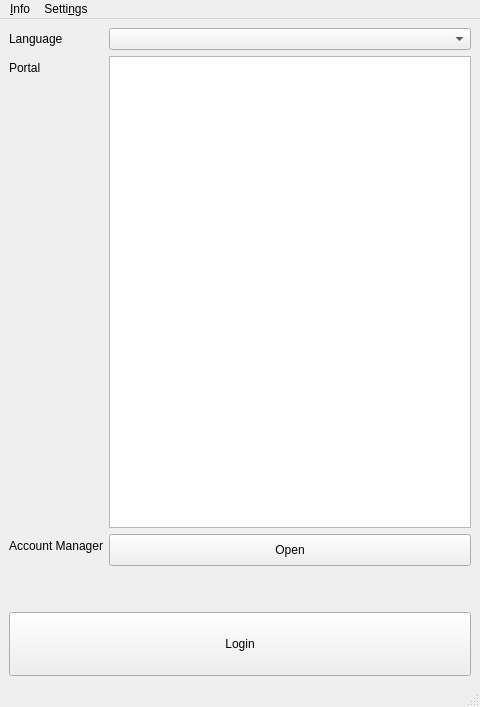
<?xml version="1.0" encoding="UTF-8"?>
<ui version="4.0">
 <class>LoginWindow</class>
 <widget class="QMainWindow" name="LoginWindow">
  <property name="geometry">
   <rect>
    <x>0</x>
    <y>0</y>
    <width>480</width>
    <height>707</height>
   </rect>
  </property>
  <property name="minimumSize">
   <size>
    <width>480</width>
    <height>0</height>
   </size>
  </property>
  <property name="maximumSize">
   <size>
    <width>480</width>
    <height>16777215</height>
   </size>
  </property>
  <property name="windowTitle">
   <string>ViurAdmin – Login</string>
  </property>
  <property name="windowIcon">
   <iconset>
    <normaloff>:icons/viur_logo.png</normaloff>:icons/viur_logo.png</iconset>
  </property>
  <widget class="QWidget" name="logincentralwidget">
   <layout class="QVBoxLayout" name="verticalLayout_2">
    <item>
     <layout class="QFormLayout" name="formLayout">
      <property name="fieldGrowthPolicy">
       <enum>QFormLayout::AllNonFixedFieldsGrow</enum>
      </property>
      <property name="formAlignment">
       <set>Qt::AlignHCenter|Qt::AlignTop</set>
      </property>
      <property name="leftMargin">
       <number>0</number>
      </property>
      <item row="0" column="0">
       <widget class="QLabel" name="label">
        <property name="text">
         <string>Language</string>
        </property>
       </widget>
      </item>
      <item row="0" column="1">
       <widget class="QComboBox" name="cbLanguages"/>
      </item>
      <item row="1" column="0">
       <widget class="QLabel" name="portalLabel">
        <property name="text">
         <string>Portal</string>
        </property>
       </widget>
      </item>
      <item row="1" column="1">
       <widget class="QListWidget" name="cbPortal">
        <property name="sizePolicy">
         <sizepolicy hsizetype="Expanding" vsizetype="Expanding">
          <horstretch>4</horstretch>
          <verstretch>0</verstretch>
         </sizepolicy>
        </property>
       </widget>
      </item>
      <item row="2" column="0">
       <widget class="QLabel" name="accountManagerLabel">
        <property name="text">
         <string>Account Manager</string>
        </property>
       </widget>
      </item>
      <item row="2" column="1">
       <widget class="QPushButton" name="startAccManagerBTN">
        <property name="minimumSize">
         <size>
          <width>0</width>
          <height>32</height>
         </size>
        </property>
        <property name="text">
         <string>Open</string>
        </property>
        <property name="icon">
         <iconset>
          <normaloff>:icons/accounts.svg</normaloff>:icons/accounts.svg</iconset>
        </property>
       </widget>
      </item>
     </layout>
    </item>
    <item>
     <spacer name="verticalSpacer">
      <property name="orientation">
       <enum>Qt::Vertical</enum>
      </property>
      <property name="sizeType">
       <enum>QSizePolicy::Minimum</enum>
      </property>
      <property name="sizeHint" stdset="0">
       <size>
        <width>20</width>
        <height>40</height>
       </size>
      </property>
     </spacer>
    </item>
    <item>
     <widget class="QPushButton" name="btnLogin">
      <property name="minimumSize">
       <size>
        <width>0</width>
        <height>64</height>
       </size>
      </property>
      <property name="cursor">
       <cursorShape>PointingHandCursor</cursorShape>
      </property>
      <property name="text">
       <string>Login</string>
      </property>
      <property name="icon">
       <iconset>
        <normaloff>:icons/actions/login.png</normaloff>:icons/actions/login.png</iconset>
      </property>
     </widget>
    </item>
   </layout>
  </widget>
  <widget class="QMenuBar" name="menubar">
   <property name="geometry">
    <rect>
     <x>0</x>
     <y>0</y>
     <width>480</width>
     <height>26</height>
    </rect>
   </property>
   <property name="layoutDirection">
    <enum>Qt::LeftToRight</enum>
   </property>
   <widget class="QMenu" name="menuInfo">
    <property name="title">
     <string>&amp;Info</string>
    </property>
    <addaction name="actionHelp"/>
    <addaction name="separator"/>
    <addaction name="actionAbout"/>
    <addaction name="actionFirst_steps"/>
   </widget>
   <widget class="QMenu" name="menuEinstellungen">
    <property name="title">
     <string>Setti&amp;ngs</string>
    </property>
    <addaction name="actionAccountmanager"/>
   </widget>
   <addaction name="menuInfo"/>
   <addaction name="menuEinstellungen"/>
  </widget>
  <widget class="QStatusBar" name="statusbar"/>
  <action name="actionHelp">
   <property name="text">
    <string>&amp;Help</string>
   </property>
  </action>
  <action name="actionAbout">
   <property name="text">
    <string>&amp;About this Software</string>
   </property>
  </action>
  <action name="actionAccountmanager">
   <property name="text">
    <string>&amp;Accountmanager</string>
   </property>
  </action>
  <action name="actionFirst_steps">
   <property name="text">
    <string>First steps</string>
   </property>
  </action>
 </widget>
 <resources>
  <include location="../icons/icons.qrc"/>
 </resources>
 <connections/>
</ui>
